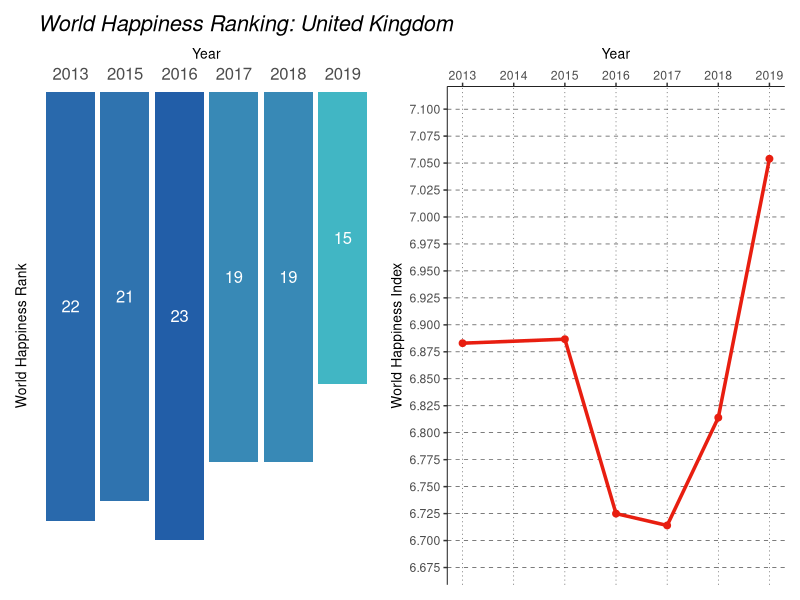

This chart was generated by the following R code:
## ---- chunk 1
knitr::opts_chunk$set(echo = TRUE)
library(ggplot2)
library(patchwork)
## ---- chunk 2
data <- data.frame( c( "2013", "2015", "2016", "2017", "2018", "2019"),
              c( 22, 21, 23, 19, 19, 15),
              c( 6.883, 6.8867, 6.725, 6.714, 6.814, 7.054),
              c( 2013, 2015, 2016, 2017, 2018, 2019))
colnames(data) <- c("Date", "World.Happiness.Ranking", "World.Happiness.Index", "Date2")
## ---- chunk 3
p <- ggplot(data=data, aes(x = Date,                       # BARPLOT RANKINGU
                           y=World.Happiness.Ranking)) + 
  
  geom_col( aes(fill=World.Happiness.Ranking),     # barplot
            width = 0.9) + 
  
  geom_text(aes(label=World.Happiness.Ranking),        # napisy
            position = position_stack(vjust = 0.5), 
            size = 4.2, color = "white") +
  
  scale_fill_gradient(low = "#41b6c4", high = "#225ea8", guide=FALSE) + # kolorki
  
  scale_x_discrete(position = "top") +               # skala x
  
  expand_limits(y = c(0, 25)) +                   # skala y
  scale_y_reverse(expand = c(0.01, 0.02)) +
  
  labs(title = "World Happiness Ranking: United Kingdom",      # labelsy
       x = "Year",
       y = "World Happiness Rank") +
  
  theme(
    title = element_text(size = 13, face="italic", vjust=10),
    
    axis.title.x = element_text(size = 10, face="plain"),
    axis.text.x = element_text(size = 12,),
    axis.ticks.x = element_blank(),
    
    axis.title.y = element_text(size = 10, face="plain"),
    axis.ticks.y = element_blank(),
    axis.text.y = element_blank(),
    
    panel.background = element_blank(),   # biale tlo
    )


p2 <- ggplot(data=data, aes(x = Date2,                 # LINEPLOT INDEKSU
                           y=World.Happiness.Index)) + 
  
  geom_line( color="#e81e10", size=1.2) +         # lineplot i kropki
  geom_point(color="#e81e10", size=2) +
  
  scale_x_continuous(position = "top",              # skala x
                     breaks = seq(2013,2019,1)) +
  
  scale_y_continuous(breaks = seq(6.675,7.1,0.025)) +         # skala y
  expand_limits(y = c(6.68, 7.1)) +                   
   
  labs(x = "Year",
       y = "World Happiness Index") +   # labelsy
    
  theme(
    axis.line = element_line(color = "black", size = 0.3, linetype = "solid"),
    
    panel.grid.major.x = element_line(color = "#303030", size = 0.2, linetype = "dotted"),
    panel.grid.minor.x = element_blank(),
    
    panel.grid.major.y = element_line(color = "#242424", size = 0.2, linetype = "dashed"),
    panel.grid.minor.y = element_blank(),
    
    axis.title.x = element_text(size = 10, face="plain"),
    axis.title.y = element_text(size = 10, face="plain"),
    
    panel.background = element_blank(),   #biale tlo
    )
## ---- chunk 4
p+p2
